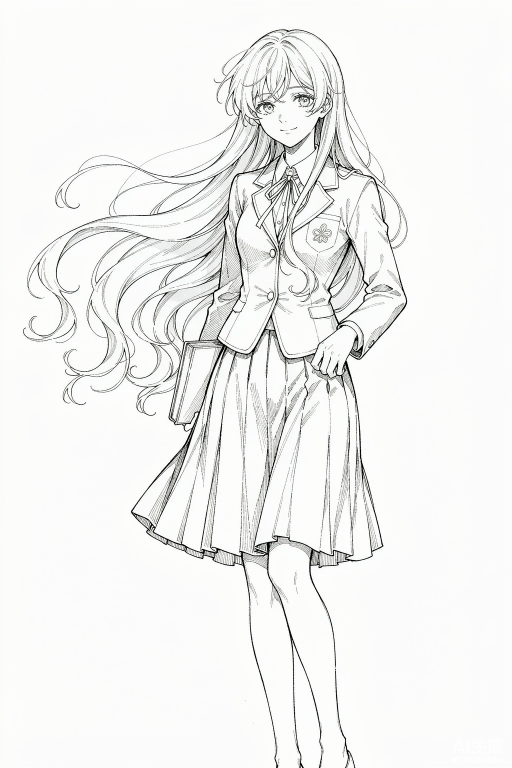
#> input picture tools/_src/bg-girl-source.png, 1024 x 1536 px (shown at 1/2 size); its folder holds only this picture in this run
$ python build-bg.py
#> lines starting #> are read from the running program, lines starting #| are printed output that depends on the picture
#> in main, src is the input picture: PIL image 1024x1536 RGB; mean R, G, B 241.5, 241.9, 241
# -*- coding: utf-8 -*-
"""把黑白动漫少女插画处理成「可叠加的透明线条图」，并压缩输出。

思路（比直接去白底更干净）：
  线稿的白底其实是一张纸的亮度信息。这里把「亮度」直接转成「透明度」——
  越白越透明、越黑越不透明，于是白纸彻底消失，线条的抗锯齿边缘也完整保留，
  不会再出现抠图常见的白边 / 灰边光晕。

关于体积：
  这张图是要整屏铺开再叠高斯模糊的，高频细节在视觉上完全不可见。
  所以这里先把「模糊」烘焙进图片（省掉大部分细节），再降采样 + 降码率，
  一张原本 1.4MB 的线稿可以压到几十 KB，加载几乎无感。

输出：assets/img/bg-girl.webp（透明底，深浅主题共用，深色主题靠 invert 反转）
源图：tools/_src/bg-girl-source.png（刻意放在 assets 之外，不参与部署）
"""
import os
import sys
import glob

from PIL import Image, ImageFilter, ImageOps

ROOT = os.path.abspath(os.path.join(os.path.dirname(os.path.abspath(__file__)), ".."))
SRC_DIR = os.path.join(ROOT, "tools", "_src")
OUT_DIR = os.path.join(ROOT, "assets", "img")

TARGET_W = 720          # 输出宽度：模糊后 720px 铺满 2K 屏也看不出差别
BAKE_BLUR = 2.8         # 预处理阶段就模糊一次，大幅降低体积（CSS 端还会再模糊 10px+）
GAIN = 1.55             # 线条加浓系数，让淡淡的铅笔纹理保留一点存在感
GAMMA = 0.92            # 略微提亮中间调，避免线条边缘过脏
MAX_ALPHA = 235         # 不做到全黑，整体更柔和（真正的浓淡交给 CSS opacity 控制）
WEBP_Q = 62


def pick_source():
    files = []
    for ext in ("png", "jpg", "jpeg", "webp"):
        files += glob.glob(os.path.join(SRC_DIR, "*." + ext))
    if not files:
        sys.exit("没有在 %s 找到源图，请先放入一张黑白线稿。" % SRC_DIR)
    return sorted(files)[-1]


def luminance_alpha(src):
    """亮度 → 透明度，生成「黑线 + 透明底」的 RGBA 图。"""
    img = src.convert("L")
    img = img.filter(ImageFilter.MedianFilter(size=3))      # 抹掉纸纹噪点，保留线条

    alpha = ImageOps.invert(img)                            # 白 -> 0，黑 -> 255
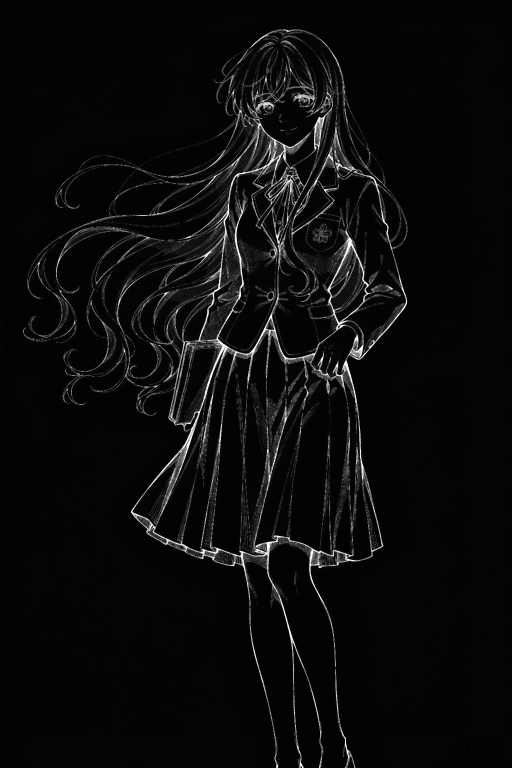
#> alpha: PIL image 1024x1536 L (shown at 1/2 size); min 0, max 255, mean 11.6
    lut = []
    for v in range(256):
        a = min(255, int(v * GAIN))
        a = int(255 * ((a / 255.0) ** GAMMA))
        lut.append(min(MAX_ALPHA, a))
    alpha = alpha.point(lut)
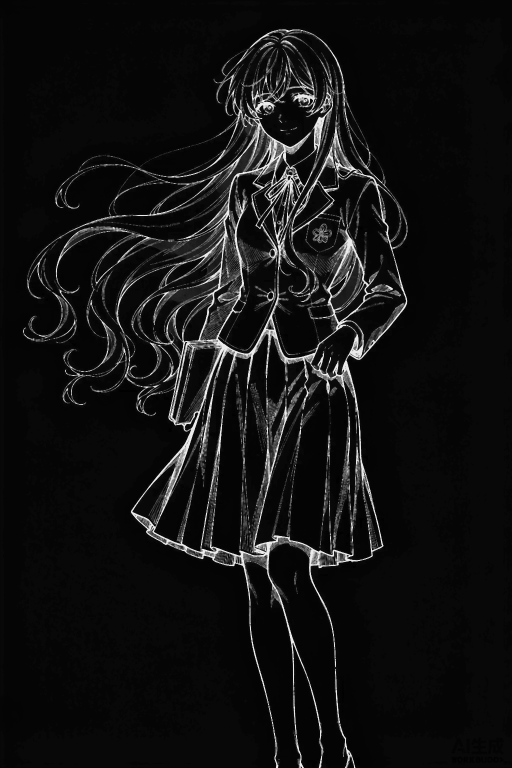
#> alpha: PIL image 1024x1536 L (shown at 1/2 size); min 0, max 235, mean 18.3

    rgba = Image.new("RGBA", src.size, (0, 0, 0, 0))
#> rgba: PIL image 1024x1536 RGBA; every value is 0
    rgba.putalpha(alpha)
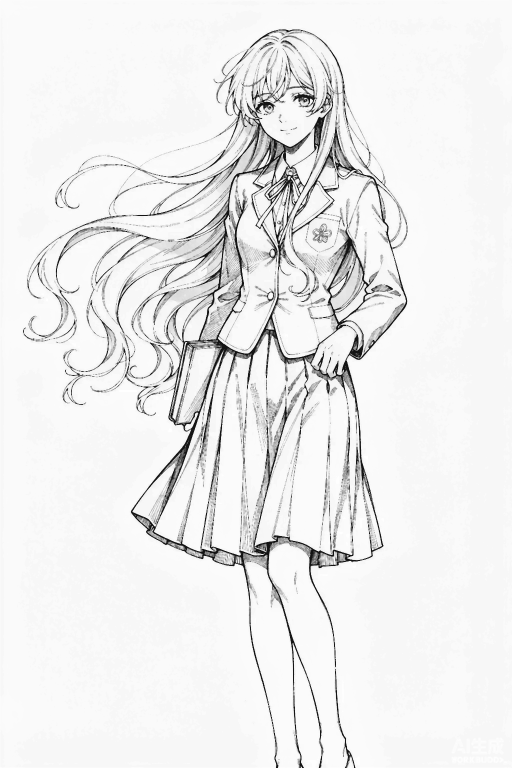
#> rgba: PIL image 1024x1536 RGBA (shown at 1/2 size); mean R, G, B, A 0, 0, 0, 18.3; transparent parts drawn white
    return rgba


def main():
    src_path = pick_source()
    print("源图:", os.path.relpath(src_path, ROOT))
    src = Image.open(src_path)

    rgba = luminance_alpha(src)

    # 等比缩放（LANCZOS 保线条锐度）
    w, h = rgba.size
#> w = 1024; h = 1536
    if w > TARGET_W:
        rgba = rgba.resize((TARGET_W, int(round(h * TARGET_W / w))), Image.LANCZOS)
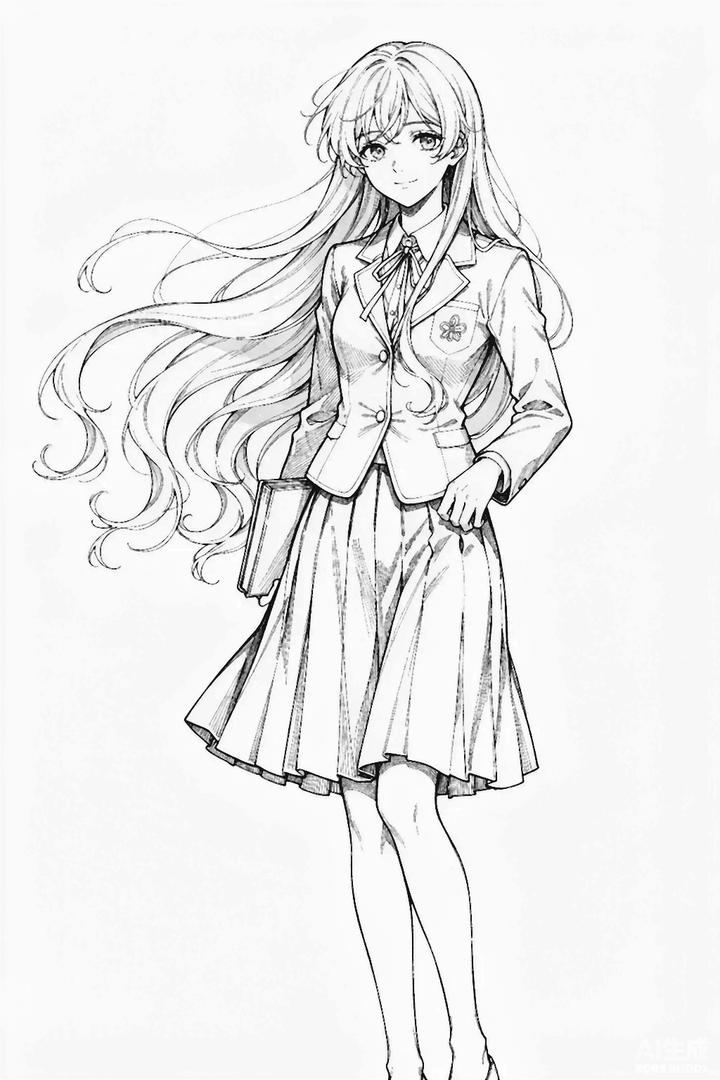
#> rgba: PIL image 720x1080 RGBA; mean R, G, B, A 0, 0, 0, 18.3; transparent parts drawn white

    # 烘焙一点模糊，体积能砍掉一大半，而视觉上本就是模糊的
    rgb = rgba.convert("RGB").filter(ImageFilter.GaussianBlur(BAKE_BLUR))
#> rgb: PIL image 720x1080 RGB; every value is 0
    rgba = Image.merge("RGBA", (rgb.split()[0], rgb.split()[1], rgb.split()[2],
                                rgba.getchannel("A").filter(ImageFilter.GaussianBlur(BAKE_BLUR * 0.6))))
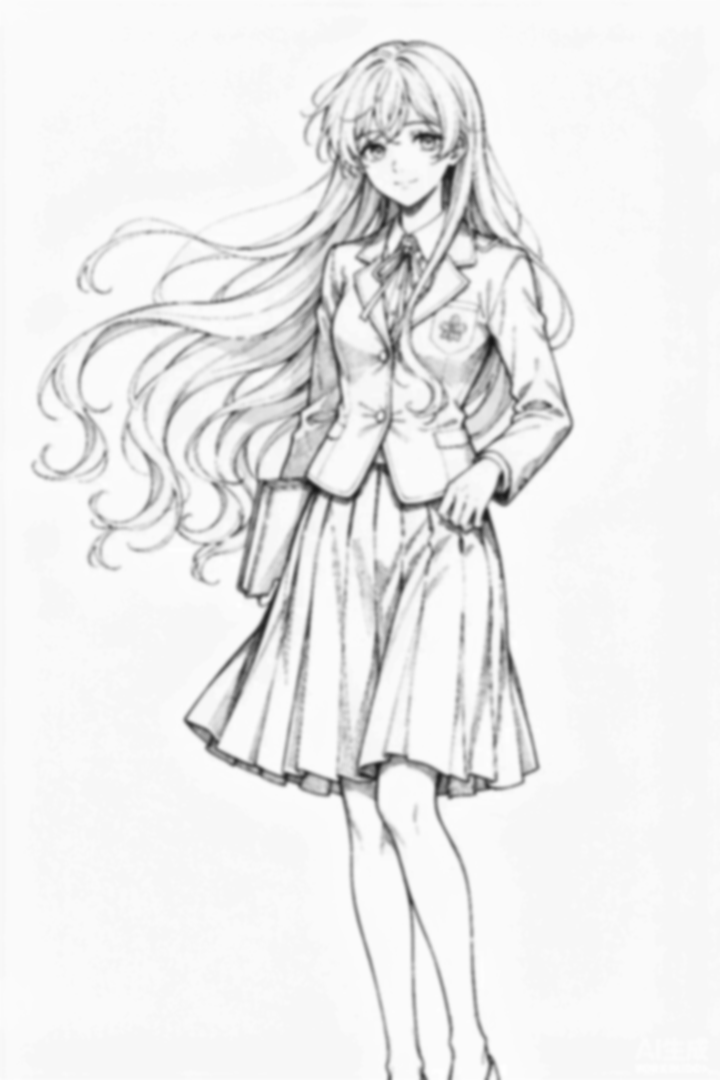
#> rgba: PIL image 720x1080 RGBA; mean R, G, B, A 0, 0, 0, 18.3; transparent parts drawn white

    print("输出尺寸: %dx%d" % rgba.size)
#| 输出尺寸: 720x1080

    webp = os.path.join(OUT_DIR, "bg-girl.webp")
    rgba.save(webp, "WEBP", quality=WEBP_Q, method=6)
    print("  %-26s %7.1f KB" % (os.path.relpath(webp, ROOT), os.path.getsize(webp) / 1024.0))


if __name__ == "__main__":
    main()
